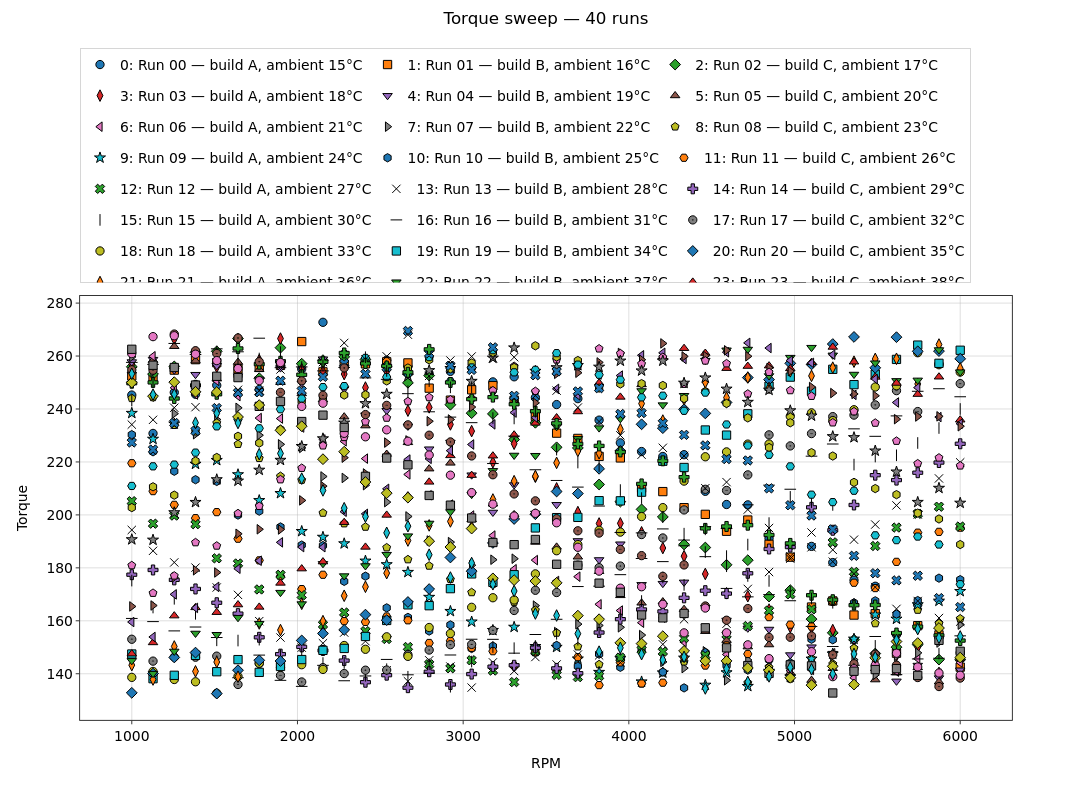

Notebook code cell kept with this figure:
### Markdown cell above
---
## 1. The problem: 40 sets

Forty runs, one legend entry each. The legend wraps to 14 rows. That's far more than
the room reserved above the plot, so Plotly shrinks the plot to fit the legend in.
It's also just past Plotly's height cap, so the legend gets a scrollbar: the last
entry is only reachable by scrolling.

### Code cell
nb = notebook_with(40)
nb.plot(x='RPM', y='Torque', suptitle='Torque sweep — 40 runs')
